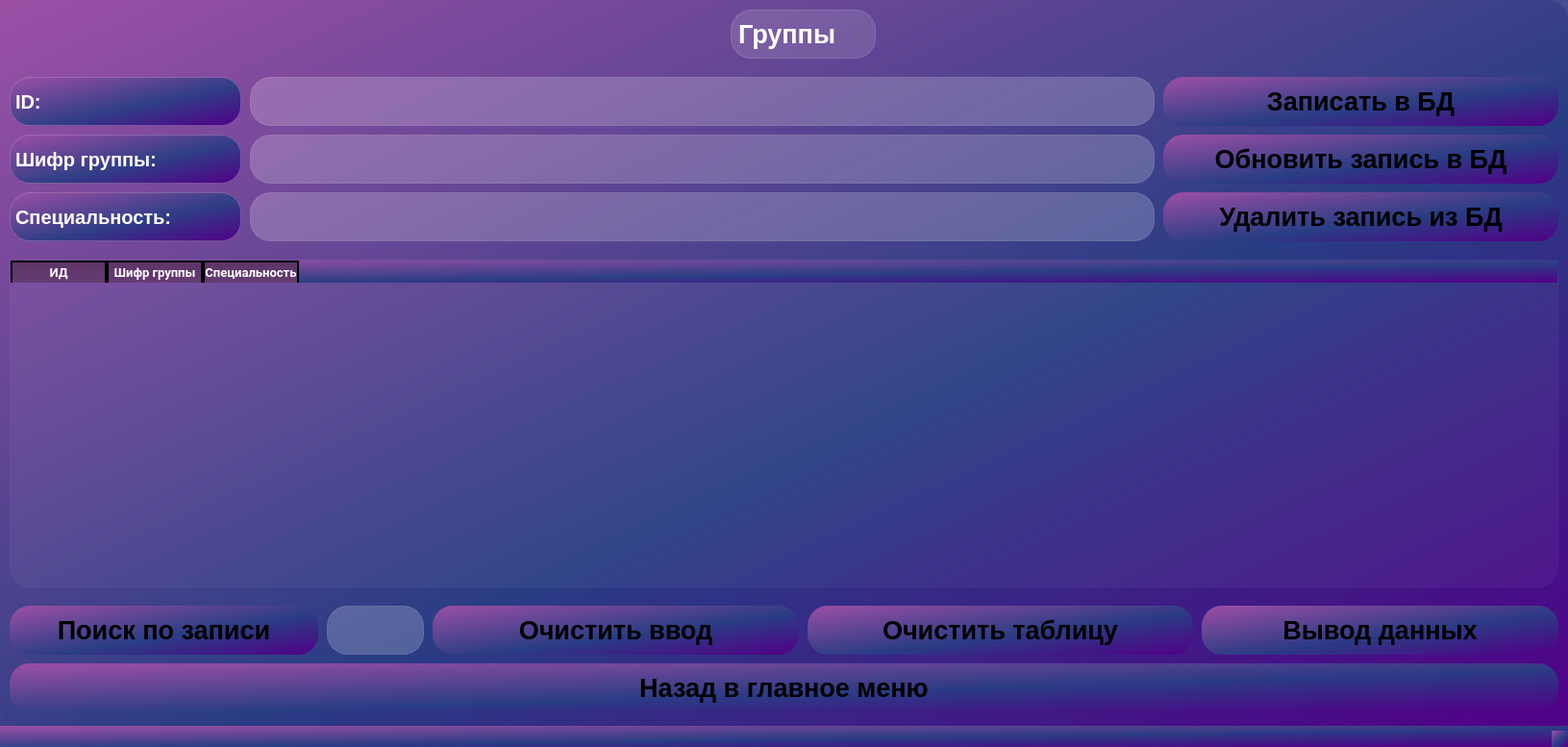
<?xml version="1.0" encoding="UTF-8"?>
<ui version="4.0">
 <class>Groupe</class>
 <widget class="QMainWindow" name="Groupe">
  <property name="windowModality">
   <enum>Qt::NonModal</enum>
  </property>
  <property name="geometry">
   <rect>
    <x>0</x>
    <y>0</y>
    <width>1631</width>
    <height>777</height>
   </rect>
  </property>
  <property name="windowTitle">
   <string>Groupe</string>
  </property>
  <property name="styleSheet">
   <string notr="true">background-color: qlineargradient(spread:pad, x1:1, y1:1, x2:0, y2:0, stop:0 rgba(81, 0, 135,255), stop:0.427447 rgba(41, 61, 132,235), stop:1 rgba(155,79,165,255));
border-style: solid;
border-radius:21px;</string>
  </property>
  <widget class="QWidget" name="centralwidget">
   <widget class="QPushButton" name="back_to_menu">
    <property name="geometry">
     <rect>
      <x>10</x>
      <y>690</y>
      <width>1611</width>
      <height>51</height>
     </rect>
    </property>
    <property name="font">
     <font>
      <pointsize>20</pointsize>
      <weight>75</weight>
      <bold>true</bold>
     </font>
    </property>
    <property name="styleSheet">
     <string notr="true">QPushButton {
background-color: rgba(255,255,255,30);
border: 1px solid rgba(255,255,255,40);
border-raduis: 7px;
color: white;
font-weight: bold;
font-size:20pt;
}

QPushButton:hover {
background-color: rgba(0, 255, 120, 0.4);
}
QPushButton:pressed {
background-color: rgba(255,255,255,70);
}
background-color: qlineargradient(spread:pad, x1:0, y1:1, x2:0, y2:0, stop:0 rgba(14, 8, 73, 255), stop:0.130682 rgba(111, 109, 191, 255), stop:0.295455 rgba(199, 199, 221, 255), stop:0.482955 rgba(255, 255, 255, 255), stop:0.625 rgba(251, 251, 251, 255), stop:0.801136 rgba(197, 215, 247, 255), stop:0.965909 rgba(55, 107, 239, 255));</string>
    </property>
    <property name="text">
     <string>Назад в главное меню</string>
    </property>
   </widget>
   <widget class="QLabel" name="groups">
    <property name="geometry">
     <rect>
      <x>760</x>
      <y>10</y>
      <width>151</width>
      <height>51</height>
     </rect>
    </property>
    <property name="font">
     <font>
      <pointsize>20</pointsize>
      <weight>75</weight>
      <bold>true</bold>
     </font>
    </property>
    <property name="styleSheet">
     <string notr="true">background-color: rgba(255,255,255,30);
border: 1px solid rgba(255,255,255,40);
border-raduis: 7px;
color: white;
font-weight: bold;
font-size:20pt;
</string>
    </property>
    <property name="text">
     <string>Группы</string>
    </property>
   </widget>
   <widget class="QLabel" name="Idd">
    <property name="geometry">
     <rect>
      <x>10</x>
      <y>80</y>
      <width>241</width>
      <height>51</height>
     </rect>
    </property>
    <property name="font">
     <font>
      <pointsize>15</pointsize>
      <weight>75</weight>
      <bold>true</bold>
     </font>
    </property>
    <property name="styleSheet">
     <string notr="true">background-color: qlineargradient(spread:pad, x1:1, y1:1, x2:0, y2:0, stop:0 rgba(81, 0, 135,255), stop:0.427447 rgba(41, 61, 132,235), stop:1 rgba(155,79,165,255));
border-style: solid;
border-radius:21px;
color: white;
border: 1px solid rgba(255,255,255,40);
font-weight: bold;
font-size:15pt;</string>
    </property>
    <property name="text">
     <string>ID:</string>
    </property>
   </widget>
   <widget class="QLabel" name="numberr">
    <property name="geometry">
     <rect>
      <x>10</x>
      <y>140</y>
      <width>241</width>
      <height>51</height>
     </rect>
    </property>
    <property name="font">
     <font>
      <pointsize>15</pointsize>
      <weight>75</weight>
      <bold>true</bold>
     </font>
    </property>
    <property name="styleSheet">
     <string notr="true">background-color: qlineargradient(spread:pad, x1:1, y1:1, x2:0, y2:0, stop:0 rgba(81, 0, 135,255), stop:0.427447 rgba(41, 61, 132,235), stop:1 rgba(155,79,165,255));
border-style: solid;
border-radius:21px;
color: white;
border: 1px solid rgba(255,255,255,40);
font-weight: bold;
font-size:15pt;</string>
    </property>
    <property name="text">
     <string>Шифр группы:</string>
    </property>
   </widget>
   <widget class="QLabel" name="specialityy">
    <property name="geometry">
     <rect>
      <x>10</x>
      <y>200</y>
      <width>241</width>
      <height>51</height>
     </rect>
    </property>
    <property name="font">
     <font>
      <pointsize>15</pointsize>
      <weight>75</weight>
      <bold>true</bold>
     </font>
    </property>
    <property name="styleSheet">
     <string notr="true">background-color: qlineargradient(spread:pad, x1:1, y1:1, x2:0, y2:0, stop:0 rgba(81, 0, 135,255), stop:0.427447 rgba(41, 61, 132,235), stop:1 rgba(155,79,165,255));
border-style: solid;
border-radius:21px;
color: white;
border: 1px solid rgba(255,255,255,40);
font-weight: bold;
font-size:15pt;</string>
    </property>
    <property name="text">
     <string>Специальность:</string>
    </property>
   </widget>
   <widget class="QTableWidget" name="table">
    <property name="geometry">
     <rect>
      <x>10</x>
      <y>270</y>
      <width>1611</width>
      <height>341</height>
     </rect>
    </property>
    <property name="styleSheet">
     <string notr="true">QTableWidget {
    background-color: rgba(255,255,255,10);
    border: 1px solid rgba(255,255,255,10);
    border-raduis: 10px;
    color: white;
    font-weight: bold;
    font-size:15pt;
}
QHeaderView::section {
    background-color: qlineargradient(x1:0, y1:0, x2:0, y2:1.25, stop:0 #5C3566, stop: 0.6 #623A6F, stop:1 #663F79);
    color: #e1e5cf;

    border-right: 2px solid #000000; 
    border-top: 2px solid #000000; 
    border-left: 2px solid #000000; 

    font-family: Roboto;
    font-style: Regular;
    font-weight: bold;
    font-size: 10pt;

	color: white;
}

 

</string>
    </property>
    <column>
     <property name="text">
      <string>ИД</string>
     </property>
    </column>
    <column>
     <property name="text">
      <string>Шифр группы</string>
     </property>
    </column>
    <column>
     <property name="text">
      <string>Специальность</string>
     </property>
    </column>
   </widget>
   <widget class="QPushButton" name="Search_btn_sub">
    <property name="geometry">
     <rect>
      <x>10</x>
      <y>630</y>
      <width>321</width>
      <height>51</height>
     </rect>
    </property>
    <property name="font">
     <font>
      <pointsize>20</pointsize>
      <weight>75</weight>
      <bold>true</bold>
     </font>
    </property>
    <property name="styleSheet">
     <string notr="true">QPushButton {
background-color: rgba(255,255,255,30);
border: 1px solid rgba(255,255,255,40);
border-raduis: 7px;
color: white;
font-weight: bold;
font-size:20pt;
}

QPushButton:hover {
background-color: rgba(0, 255, 120, 0.4);
}
QPushButton:pressed {
background-color: rgba(255,255,255,70);
}
background-color: qlineargradient(spread:pad, x1:0, y1:1, x2:0, y2:0, stop:0 rgba(14, 8, 73, 255), stop:0.130682 rgba(111, 109, 191, 255), stop:0.295455 rgba(199, 199, 221, 255), stop:0.482955 rgba(255, 255, 255, 255), stop:0.625 rgba(251, 251, 251, 255), stop:0.801136 rgba(197, 215, 247, 255), stop:0.965909 rgba(55, 107, 239, 255));</string>
    </property>
    <property name="text">
     <string>Поиск по записи</string>
    </property>
   </widget>
   <widget class="QPushButton" name="btn_Insert">
    <property name="geometry">
     <rect>
      <x>1210</x>
      <y>80</y>
      <width>411</width>
      <height>51</height>
     </rect>
    </property>
    <property name="font">
     <font>
      <pointsize>20</pointsize>
      <weight>75</weight>
      <bold>true</bold>
     </font>
    </property>
    <property name="styleSheet">
     <string notr="true">QPushButton {
background-color: rgba(255,255,255,30);
border: 1px solid rgba(255,255,255,40);
border-raduis: 7px;
color: white;
font-weight: bold;
font-size:20pt;
}

QPushButton:hover {
background-color: rgba(0, 255, 120, 0.4);
}
QPushButton:pressed {
background-color: rgba(255,255,255,70);
}
background-color: qlineargradient(spread:pad, x1:0, y1:1, x2:0, y2:0, stop:0 rgba(14, 8, 73, 255), stop:0.130682 rgba(111, 109, 191, 255), stop:0.295455 rgba(199, 199, 221, 255), stop:0.482955 rgba(255, 255, 255, 255), stop:0.625 rgba(251, 251, 251, 255), stop:0.801136 rgba(197, 215, 247, 255), stop:0.965909 rgba(55, 107, 239, 255));</string>
    </property>
    <property name="text">
     <string>Записать в БД</string>
    </property>
   </widget>
   <widget class="QPushButton" name="clears">
    <property name="geometry">
     <rect>
      <x>450</x>
      <y>630</y>
      <width>381</width>
      <height>51</height>
     </rect>
    </property>
    <property name="font">
     <font>
      <pointsize>20</pointsize>
      <weight>75</weight>
      <bold>true</bold>
     </font>
    </property>
    <property name="styleSheet">
     <string notr="true">QPushButton {
background-color: rgba(255,255,255,30);
border: 1px solid rgba(255,255,255,40);
border-raduis: 7px;
color: white;
font-weight: bold;
font-size:20pt;
}

QPushButton:hover {
background-color: rgba(0, 255, 120, 0.4);
}
QPushButton:pressed {
background-color: rgba(255,255,255,70);
}
background-color: qlineargradient(spread:pad, x1:0, y1:1, x2:0, y2:0, stop:0 rgba(14, 8, 73, 255), stop:0.130682 rgba(111, 109, 191, 255), stop:0.295455 rgba(199, 199, 221, 255), stop:0.482955 rgba(255, 255, 255, 255), stop:0.625 rgba(251, 251, 251, 255), stop:0.801136 rgba(197, 215, 247, 255), stop:0.965909 rgba(55, 107, 239, 255));</string>
    </property>
    <property name="text">
     <string>Очистить ввод</string>
    </property>
   </widget>
   <widget class="QPushButton" name="update_gr">
    <property name="geometry">
     <rect>
      <x>1210</x>
      <y>140</y>
      <width>411</width>
      <height>51</height>
     </rect>
    </property>
    <property name="font">
     <font>
      <pointsize>20</pointsize>
      <weight>75</weight>
      <bold>true</bold>
     </font>
    </property>
    <property name="styleSheet">
     <string notr="true">QPushButton {
background-color: rgba(255,255,255,30);
border: 1px solid rgba(255,255,255,40);
border-raduis: 7px;
color: white;
font-weight: bold;
font-size:20pt;
}

QPushButton:hover {
background-color: rgba(0, 255, 120, 0.4);
}
QPushButton:pressed {
background-color: rgba(255,255,255,70);
}
background-color: qlineargradient(spread:pad, x1:0, y1:1, x2:0, y2:0, stop:0 rgba(14, 8, 73, 255), stop:0.130682 rgba(111, 109, 191, 255), stop:0.295455 rgba(199, 199, 221, 255), stop:0.482955 rgba(255, 255, 255, 255), stop:0.625 rgba(251, 251, 251, 255), stop:0.801136 rgba(197, 215, 247, 255), stop:0.965909 rgba(55, 107, 239, 255));</string>
    </property>
    <property name="text">
     <string>Обновить запись в БД</string>
    </property>
   </widget>
   <widget class="QLineEdit" name="lineEdit_seatch">
    <property name="geometry">
     <rect>
      <x>340</x>
      <y>630</y>
      <width>101</width>
      <height>51</height>
     </rect>
    </property>
    <property name="styleSheet">
     <string notr="true">QLineEdit {
background-color: rgba(255,255,255,50);
border: 1px solid rgba(255,255,255,40);
border-raduis: 10px;
color: white;
font-weight: bold;
font-size:20pt;
}
QLineEdit:hover {
background-color: rgba(255,255,255, 0.5);
}
</string>
    </property>
    <property name="maxLength">
     <number>10</number>
    </property>
   </widget>
   <widget class="QPushButton" name="deletezapic_2">
    <property name="geometry">
     <rect>
      <x>1210</x>
      <y>200</y>
      <width>411</width>
      <height>51</height>
     </rect>
    </property>
    <property name="font">
     <font>
      <pointsize>20</pointsize>
      <weight>75</weight>
      <bold>true</bold>
     </font>
    </property>
    <property name="styleSheet">
     <string notr="true">QPushButton {
background-color: rgba(255,255,255,30);
border: 1px solid rgba(255,255,255,40);
border-raduis: 7px;
color: white;
font-weight: bold;
font-size:20pt;
}

QPushButton:hover {
background-color: rgba(0, 255, 120, 0.4);
}
QPushButton:pressed {
background-color: rgba(255,255,255,70);
}
background-color: qlineargradient(spread:pad, x1:0, y1:1, x2:0, y2:0, stop:0 rgba(14, 8, 73, 255), stop:0.130682 rgba(111, 109, 191, 255), stop:0.295455 rgba(199, 199, 221, 255), stop:0.482955 rgba(255, 255, 255, 255), stop:0.625 rgba(251, 251, 251, 255), stop:0.801136 rgba(197, 215, 247, 255), stop:0.965909 rgba(55, 107, 239, 255));</string>
    </property>
    <property name="text">
     <string>Удалить запись из БД</string>
    </property>
   </widget>
   <widget class="QPushButton" name="vuvod">
    <property name="geometry">
     <rect>
      <x>1250</x>
      <y>630</y>
      <width>371</width>
      <height>51</height>
     </rect>
    </property>
    <property name="font">
     <font>
      <pointsize>20</pointsize>
      <weight>75</weight>
      <bold>true</bold>
     </font>
    </property>
    <property name="styleSheet">
     <string notr="true">QPushButton {
background-color: rgba(255,255,255,30);
border: 1px solid rgba(255,255,255,40);
border-raduis: 7px;
color: white;
font-weight: bold;
font-size:20pt;
}

QPushButton:hover {
background-color: rgba(0, 255, 120, 0.4);
}
QPushButton:pressed {
background-color: rgba(255,255,255,70);
}
background-color: qlineargradient(spread:pad, x1:0, y1:1, x2:0, y2:0, stop:0 rgba(14, 8, 73, 255), stop:0.130682 rgba(111, 109, 191, 255), stop:0.295455 rgba(199, 199, 221, 255), stop:0.482955 rgba(255, 255, 255, 255), stop:0.625 rgba(251, 251, 251, 255), stop:0.801136 rgba(197, 215, 247, 255), stop:0.965909 rgba(55, 107, 239, 255));</string>
    </property>
    <property name="text">
     <string>Вывод данных</string>
    </property>
   </widget>
   <widget class="QLineEdit" name="lineEdit_2">
    <property name="geometry">
     <rect>
      <x>260</x>
      <y>80</y>
      <width>941</width>
      <height>51</height>
     </rect>
    </property>
    <property name="styleSheet">
     <string notr="true">QLineEdit {
background-color: rgba(255,255,255,50);
border: 1px solid rgba(255,255,255,40);
border-raduis: 10px;
color: white;
font-weight: bold;
font-size:20pt;
}
QLineEdit:hover {
background-color: rgba(255,255,255, 0.5);
}
</string>
    </property>
    <property name="maxLength">
     <number>10</number>
    </property>
   </widget>
   <widget class="QLineEdit" name="lineEdit_3">
    <property name="geometry">
     <rect>
      <x>260</x>
      <y>140</y>
      <width>941</width>
      <height>51</height>
     </rect>
    </property>
    <property name="styleSheet">
     <string notr="true">QLineEdit {
background-color: rgba(255,255,255,50);
border: 1px solid rgba(255,255,255,40);
border-raduis: 10px;
color: white;
font-weight: bold;
font-size:20pt;
}
QLineEdit:hover {
background-color: rgba(255,255,255, 0.5);
}
</string>
    </property>
    <property name="maxLength">
     <number>20</number>
    </property>
   </widget>
   <widget class="QLineEdit" name="lineEdit_4">
    <property name="geometry">
     <rect>
      <x>260</x>
      <y>200</y>
      <width>941</width>
      <height>51</height>
     </rect>
    </property>
    <property name="styleSheet">
     <string notr="true">QLineEdit {
background-color: rgba(255,255,255,50);
border: 1px solid rgba(255,255,255,40);
border-raduis: 10px;
color: white;
font-weight: bold;
font-size:20pt;
}
QLineEdit:hover {
background-color: rgba(255,255,255, 0.5);
}
</string>
    </property>
    <property name="maxLength">
     <number>100</number>
    </property>
   </widget>
   <widget class="QPushButton" name="cleant">
    <property name="geometry">
     <rect>
      <x>840</x>
      <y>630</y>
      <width>401</width>
      <height>51</height>
     </rect>
    </property>
    <property name="font">
     <font>
      <pointsize>20</pointsize>
      <weight>75</weight>
      <bold>true</bold>
     </font>
    </property>
    <property name="styleSheet">
     <string notr="true">QPushButton {
background-color: rgba(255,255,255,30);
border: 1px solid rgba(255,255,255,40);
border-raduis: 7px;
color: white;
font-weight: bold;
font-size:20pt;
}

QPushButton:hover {
background-color: rgba(0, 255, 120, 0.4);
}
QPushButton:pressed {
background-color: rgba(255,255,255,70);
}
background-color: qlineargradient(spread:pad, x1:0, y1:1, x2:0, y2:0, stop:0 rgba(14, 8, 73, 255), stop:0.130682 rgba(111, 109, 191, 255), stop:0.295455 rgba(199, 199, 221, 255), stop:0.482955 rgba(255, 255, 255, 255), stop:0.625 rgba(251, 251, 251, 255), stop:0.801136 rgba(197, 215, 247, 255), stop:0.965909 rgba(55, 107, 239, 255));</string>
    </property>
    <property name="text">
     <string>Очистить таблицу</string>
    </property>
   </widget>
  </widget>
  <widget class="QStatusBar" name="statusbar"/>
 </widget>
 <resources/>
 <connections/>
</ui>
